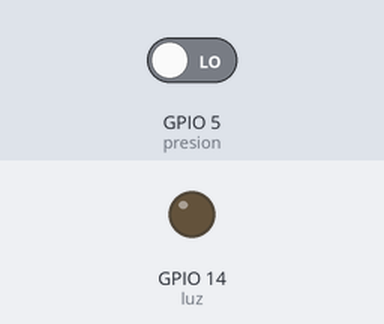
Simulated run of this sketch. Board: ESP8266 (NodeMCU). Shown: output pins drawn as LEDs (lit = HIGH). The test bench sets the inputs (shaded band); at power-on: GPIO 5 (presion) LOW. WiFi joins after 1.5 s; servers stay silent unless stated; network time is answered at once with the bench clock; the local clock reads 2024-03-15 10:24:30 at power-on unless the sketch sets it; what the sketch prints to the serial monitor is not drawn.

Above: at 2.7 s.
2.8 s: GPIO 5 (presion) driven HIGH
At 4.0 s:
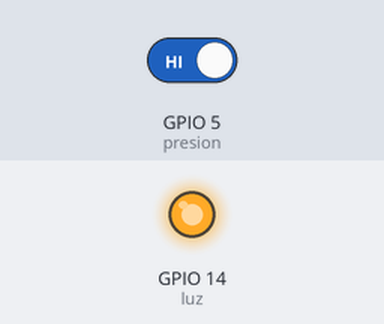
4.3 s: GPIO 5 (presion) driven LOW
At 6.4 s:
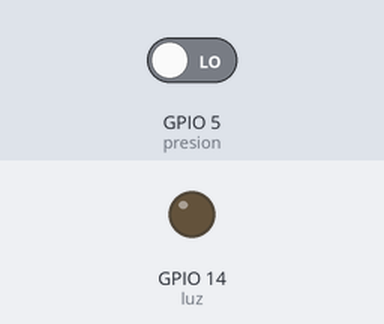
Timing chart, 0 to 7.9 s (numbered marks = the images above; inputs shaded):
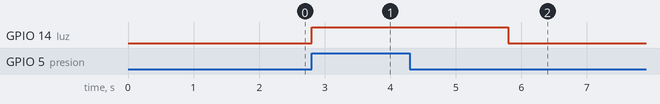

Measured:
- after the input at 2.8 s, GPIO 14 (luz): LOW → HIGH at once
- after the input at 4.3 s, GPIO 14 (luz): HIGH → LOW after 1.5 s

The sketch:

peatones.ino
```cpp
#include <SoftwareSerial.h>
#define luz 14 //GPIO
#define presion 5 //GPIO
#include <Arduino.h>
#if defined(ESP32)
  #include <WiFi.h>
#elif defined(ESP8266)
  #include <ESP8266WiFi.h>
#endif
#include <Firebase_ESP_Client.h>
#include <NTPClient.h>
#include <WiFiUdp.h>

//Provide the token generation process info.
#include "addons/TokenHelper.h"
//Provide the RTDB payload printing info and other helper functions.
#include "addons/RTDBHelper.h"

// Insert your network credentials
#define WIFI_SSID "DIGIFIBRA-c54Q"
#define WIFI_PASSWORD "94GuTYXQeT"
// Insert Firebase project API Key
#define API_KEY "AIzaSyAaua17IgfeQY6Ji7svpyCofhWc-oecwqI"

// Insert RTDB URLefine the RTDB URL */
#define DATABASE_URL "https://basededatos-f1968-default-rtdb.europe-west1.firebasedatabase.app/"

//Define Firebase Data object
FirebaseData fbdo;

FirebaseAuth auth;
FirebaseConfig config;
FirebaseJson json;

// Define NTP Client to get time
WiFiUDP ntpUDP;
NTPClient timeClient(ntpUDP);


//Week Days
int weekDays[7]={6, 0, 1, 2, 3, 4, 5};

unsigned long sendDataPrevMillis = 0;
bool signupOK = false;


//variables
int tiempocruzar = 3000;
int tiempoespera = 100;
int veces = 0;
int saltar = 0;
int comprobar = -1;
bool encendido = true;
unsigned long millisPrev = 0;

String fecha;

String dayStamp;

String timeStamp;

String path = "/Paso de Peatones";

int contador = 1;
bool enviar = false;

void setup()
{
  timeClient.begin();
  timeClient.setTimeOffset(3600);
  Serial.begin(115200); // Enviaremos la información de depuración a través del Monitor de Serial
  pinMode(luz, OUTPUT);
  pinMode(presion, INPUT);
  digitalWrite(luz, LOW);


  WiFi.begin(WIFI_SSID, WIFI_PASSWORD);
  Serial.print("Connecting to Wi-Fi");
  while (WiFi.status() != WL_CONNECTED){
    Serial.print(".");
    delay(300);
  }
  Serial.println();
  Serial.print("Connected with IP: ");
  Serial.println(WiFi.localIP());
  Serial.println();

  /* Assign the api key (required) */
  config.api_key = API_KEY;

  /* Assign the RTDB URL (required) */
  config.database_url = DATABASE_URL;

  /* Sign up */
  if (Firebase.signUp(&config, &auth, "", "")){
    Serial.println("ok");
    signupOK = true;
  }
  else{
    Serial.printf("%s\n", config.signer.signupError.message.c_str());
  }

  /* Assign the callback function for the long running token generation task */
  config.token_status_callback = tokenStatusCallback; //see addons/TokenHelper.h
  Firebase.begin(&config, &auth);
  Firebase.reconnectWiFi(true);

}
void loop()
{
  while(!timeClient.update()){
    timeClient.forceUpdate();
  }


  fecha = timeClient.getFormattedDate();
  //int dia_semana = weekDays[timeClient.getDay()];
  time_t rawtime = timeClient.getEpochTime();
  struct tm *ti;
  ti = localtime(&rawtime);

  uint8_t day = ti->tm_mday;
  int dia = static_cast<int>(day);


  if(saltar == 0){

  unsigned long tiempo = millis();

  if(digitalRead(presion) == HIGH){
    digitalWrite(luz, HIGH);
    veces = veces +1;
    Serial.print("Veces = ");
    Serial.println(veces);
    millisPrev = tiempo;
    saltar = 1;

  }else{
    digitalWrite(luz, LOW);
  }
  }else{
    unsigned long tiempo = millis();
    if(tiempo - millisPrev >= tiempocruzar){
      saltar = 0;
    }

  }
   if((saltar != comprobar) && (saltar == 1)){
    enviar = true;
    comprobar = saltar;

  }else{
    enviar = false;
    comprobar = saltar;

  }

  if (Firebase.ready() && signupOK && enviar == true){
    json.add("Fecha", fecha);
    json.add("Dia", dia);
    if (Firebase.RTDB.pushJSON(&fbdo, path, &json)){
      Serial.println("PASSED");
      Serial.println("PATH: " + fbdo.dataPath());
      Serial.print("PUSH NAME: ");
      Serial.println(fbdo.pushName());
      Serial.println("ETag: " + fbdo.ETag());
      Serial.println("------------------------------------");
      Serial.println();
    }

    else
    {

      Serial.println("FAILED");

      Serial.println("REASON: " + fbdo.errorReason());

      Serial.println("------------------------------------");

      Serial.println();

    }
  }
}
```
